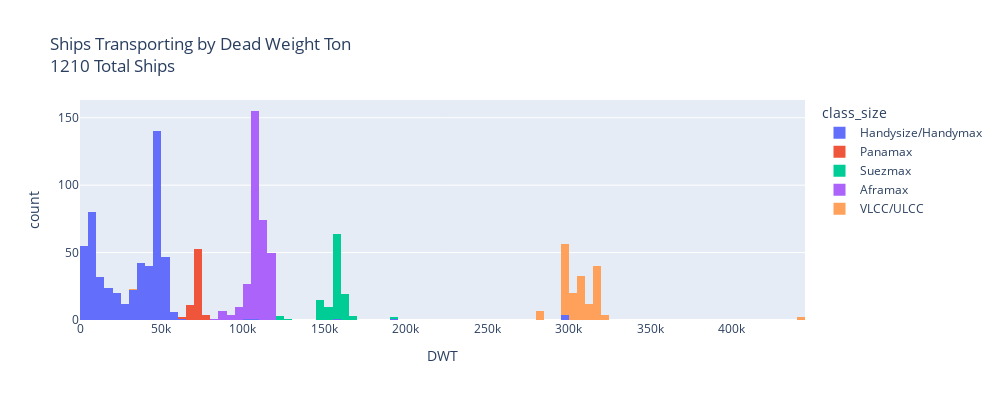

Notebook code cell kept with this figure:
### Markdown cell above
#### Looking at DWT

### Code cell
fig = px.histogram(df, x="DWT", color="class_size", nbins=100, title=f"Ships Transporting by Dead Weight Ton <br>"
                                                                            f"{df.shape[0]} Total Ships")
fig.update_layout(width=1000, height=400)
fig.show()
fig.write_html("all_ships_dwt_interactive_plot.html")

### Figure 1 — Plotly figure (JSON) as saved in the notebook; plotly's stock layout.template omitted (floating-point values rounded to 4 significant figures; data arrays with more than 128 entries replaced by an {"elided": "..."} marker saying what was removed)
{"data": [{"bingroup": "x", "hovertemplate": "class_size=Handysize/Handymax<br>DWT=%{x}<br>count=%{y}<extra></extra>", "legendgroup": "Handysize/Handymax", "marker": {"color": "#636efa", "pattern": {"shape": ""}}, "name": "Handysize/Handymax", "nbinsx": 100, "orientation": "v", "showlegend": true, "type": "histogram", "x": {"elided": "529 float values"}, "xaxis": "x", "yaxis": "y"}, {"bingroup": "x", "hovertemplate": "class_size=Panamax<br>DWT=%{x}<br>count=%{y}<extra></extra>", "legendgroup": "Panamax", "marker": {"color": "#EF553B", "pattern": {"shape": ""}}, "name": "Panamax", "nbinsx": 100, "orientation": "v", "showlegend": true, "type": "histogram", "x": [64220.0, 75000.0, 76000.0, 71640.0, 73080.0, 75000.0, 75000.0, 70000.0, 79880.0, 68470.0, 68470.0, 70510.0, 68470.0, 72910.0, 69630.0, 77550.0, 71500.0, 72770.0, 72740.0, 68470.0, 68440.0, 77710.0, 73000.0, 70430.0, 71860.0, 72650.0, 70680.0, 70620.0, 70310.0, 75000.0, 75000.0, 75000.0, 75000.0, 75000.0, 75000.0, 75000.0, 71020.0, 71820.0, 72520.0, 71060.0, 70680.0, 73790.0, 73740.0, 72910.0, 72710.0, 73900.0, 73960.0, 73910.0, 65120.0, 73660.0, 73660.0, 69520.0, 73980.0, 73670.0, 74040.0, 69830.0, 70050.0, 73920.0, 75000.0, 72720.0, 72720.0, 72720.0, 74990.0, 74860.0, 73720.0, 73430.0, 74580.0, 74550.0, 69320.0], "xaxis": "x", "yaxis": "y"}, {"bingroup": "x", "hovertemplate": "class_size=Suezmax<br>DWT=%{x}<br>count=%{y}<extra></extra>", "legendgroup": "Suezmax", "marker": {"color": "#00cc96", "pattern": {"shape": ""}}, "name": "Suezmax", "nbinsx": 100, "orientation": "v", "showlegend": true, "type": "histogram", "x": [149700.0, 146300.0, 148400.0, 124800.0, 146600.0, 150800.0, 150800.0, 153200.0, 126400.0, 159200.0, 159700.0, 159800.0, 159700.0, 159700.0, 159700.0, 159500.0, 159700.0, 157300.0, 160000.0, 159900.0, 160000.0, 160600.0, 150900.0, 150300.0, 160400.0, 153000.0, 160200.0, 147100.0, 160400.0, 164600.0, 160200.0, 160300.0, 150000.0, 159200.0, 159900.0, 164300.0, 164300.0, 159300.0, 159500.0, 159400.0, 164400.0, 160000.0, 160000.0, 164500.0, 150000.0, 150000.0, 165300.0, 159900.0, 151800.0, 151700.0, 159400.0, 166400.0, 150000.0, 150000.0, 150000.0, 150000.0, 158600.0, 159100.0, 159500.0, 150600.0, 159000.0, 159100.0, 159100.0, 159100.0, 159100.0, 159400.0, 159100.0, 159100.0, 150000.0, 159300.0, 159100.0, 159100.0, 159200.0, 159200.0, 146400.0, 146300.0, 163300.0, 164600.0, 164600.0, 158800.0, 159400.0, 152000.0, 162400.0, 158700.0, 163500.0, 166200.0, 158900.0, 158900.0, 158900.0, 158800.0, 158800.0, 164200.0, 164200.0, 164200.0, 158800.0, 156800.0, 156400.0, 156600.0, 158000.0, 156700.0, 156600.0, 156700.0, 158100.0, 158100.0, 158100.0, 158100.0, 156500.0, 158600.0, 158600.0, 158600.0, 157300.0, 158700.0, 122000.0, 122000.0, 192100.0], "xaxis": "x", "yaxis": "y"}, {"bingroup": "x", "hovertemplate": "class_size=Aframax<br>DWT=%{x}<br>count=%{y}<extra></extra>", "legendgroup": "Aframax", "marker": {"color": "#ab63fa", "pattern": {"shape": ""}}, "name": "Aframax", "nbinsx": 100, "orientation": "v", "showlegend": true, "type": "histogram", "x": {"elided": "326 float values"}, "xaxis": "x", "yaxis": "y"}, {"bingroup": "x", "hovertemplate": "class_size=VLCC/ULCC<br>DWT=%{x}<br>count=%{y}<extra></extra>", "legendgroup": "VLCC/ULCC", "marker": {"color": "#FFA15A", "pattern": {"shape": ""}}, "name": "VLCC/ULCC", "nbinsx": 100, "orientation": "v", "showlegend": true, "type": "histogram", "x": {"elided": "171 float values"}, "xaxis": "x", "yaxis": "y"}], "layout": {"barmode": "relative", "height": 400, "legend": {"title": {"text": "class_size"}, "tracegroupgap": 0}, "title": {"text": "Ships Transporting by Dead Weight Ton <br>1210 Total Ships"}, "width": 1000, "xaxis": {"anchor": "y", "domain": [0, 1], "title": {"text": "DWT"}}, "yaxis": {"anchor": "x", "domain": [0, 1], "title": {"text": "count"}}}}
